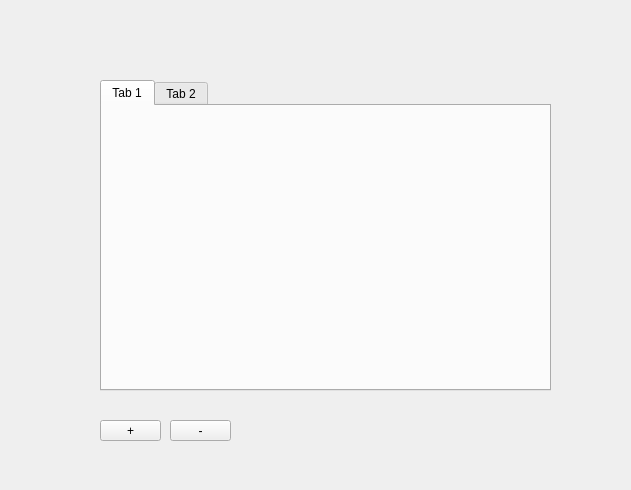
<?xml version="1.0" encoding="UTF-8"?>
<ui version="4.0">
 <class>Widget</class>
 <widget class="QWidget" name="Widget">
  <property name="geometry">
   <rect>
    <x>0</x>
    <y>0</y>
    <width>631</width>
    <height>490</height>
   </rect>
  </property>
  <property name="windowTitle">
   <string>Widget</string>
  </property>
  <widget class="QTabWidget" name="tabWidget">
   <property name="geometry">
    <rect>
     <x>100</x>
     <y>80</y>
     <width>451</width>
     <height>311</height>
    </rect>
   </property>
   <widget class="QWidget" name="tab">
    <attribute name="title">
     <string>Tab 1</string>
    </attribute>
   </widget>
   <widget class="QWidget" name="tab_2">
    <attribute name="title">
     <string>Tab 2</string>
    </attribute>
   </widget>
  </widget>
  <widget class="QPushButton" name="pushButton">
   <property name="geometry">
    <rect>
     <x>100</x>
     <y>420</y>
     <width>61</width>
     <height>21</height>
    </rect>
   </property>
   <property name="text">
    <string>+</string>
   </property>
  </widget>
  <widget class="QPushButton" name="pushButton_2">
   <property name="geometry">
    <rect>
     <x>170</x>
     <y>420</y>
     <width>61</width>
     <height>21</height>
    </rect>
   </property>
   <property name="text">
    <string>-</string>
   </property>
  </widget>
 </widget>
 <resources/>
 <connections/>
</ui>
